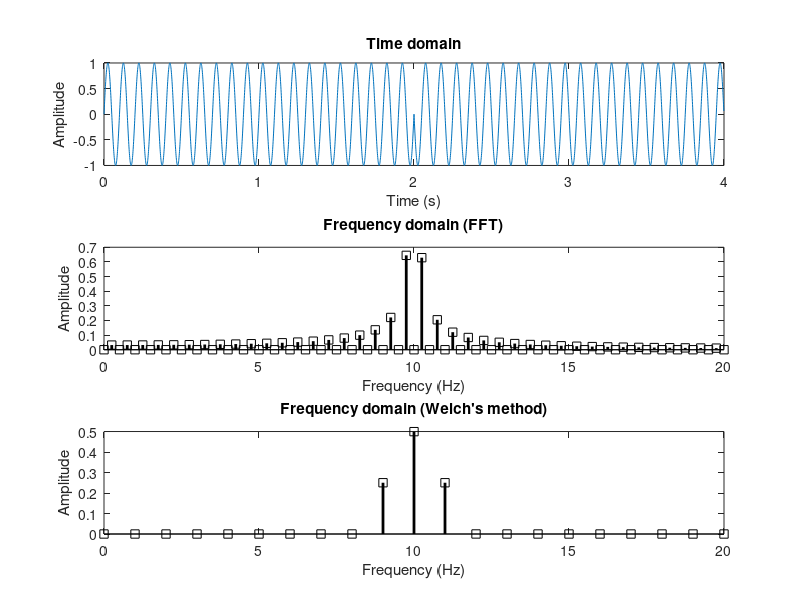

MATLAB code for this plot:
%% Windowing and Welch's method

%%
% Create signal
srate = 1000;
npnts = 2000; % actually, this times 2!
time  = (0:npnts*2-1)/srate;
freq  = 10; % Hz

% Create signal
signal = [sin(2*pi*freq*time(1:npnts)) sin(2*pi*freq*time(1:npnts) + pi)];

% Compute its amplitude spectrum
hz = linspace(0,srate/2,floor(length(time)/2)+1);
ampspect = abs(fft(signal)/length(time));
ampspect(2:length(hz)-1) = 2*ampspect(2:length(hz)-1);

figure(4), clf
% Plot the time-domain signal
subplot(311)
plot(time,signal)
xlabel('Time (s)'), ylabel('Amplitude')
title('Time domain')

% Plot the frequency domain signal
subplot(312)
stem(hz,ampspect(1:length(hz)),'ks-','linew',2)
set(gca,'xlim',[0 freq*2])
xlabel('Frequency (Hz)'), ylabel('Amplitude')
title('Frequency domain (FFT)')

%% Welch's method
% Parameters
winlen = 1000; % window length in points (not ms!)
nbins = floor(length(time)/winlen);

% Vector of frequencies for the small windows
hzL = linspace(0,srate/2,floor(winlen/2)+1);

% Initialize time-frequency matrix
welchspect = zeros(1,length(hzL));

% Hann taper
hwin = .5*(1-cos(2*pi*(1:winlen) / (winlen-1)));

% Loop over time windows
for ti=1:nbins
    % Extract part of the signal
    tidx    = (ti-1)*winlen+1:ti*winlen;
    tmpdata = signal(tidx);
    
    % FFT of these data (does the taper help?)
    x = fft(hwin.*tmpdata)/winlen;
    
    % Put in matrix
    welchspect = welchspect + 2*abs(x(1:length(hzL)));
end

% Divide by nbins to complete average
welchspect = welchspect/nbins;

subplot(313)
stem(hzL,welchspect,'ks-','linew',2)
set(gca,'xlim',[0 freq*2])
xlabel('Frequency (Hz)'), ylabel('Amplitude')
title('Frequency domain (Welch''s method)')

%% end